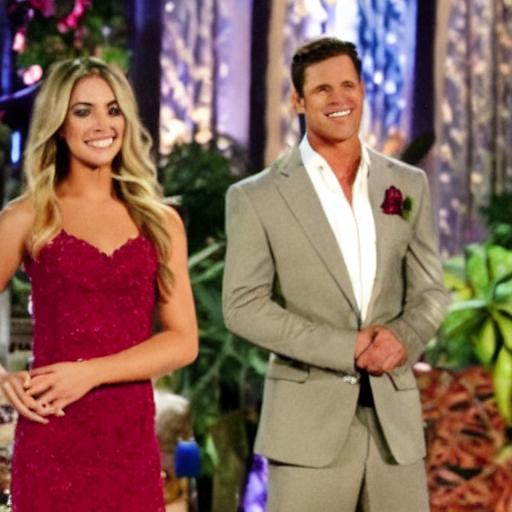
#> input picture backend/data/general-ai-fixtures/ai-0.jpg, 512 x 512 px; its folder holds only this picture in this run
$ python -i image_analysis.py   (imports and definitions only)   (older library calls are emulated)
#> lines starting #> are read from the running program, lines starting #| are printed output that depends on the picture
### backend/app/services/face_utils.py
"""Face detection utilities using OpenCV Haar cascades.

No external model downloads needed; cascade XML ships with opencv-python.
"""
import cv2
import numpy as np

# Cache the cascade classifier
_face_cascade = None


def _get_cascade():
    global _face_cascade
    if _face_cascade is None:
        cascade_path = cv2.data.haarcascades + "haarcascade_frontalface_default.xml"
        _face_cascade = cv2.CascadeClassifier(cascade_path)
    return _face_cascade


def detect_faces(bgr: np.ndarray) -> list[tuple[int, int, int, int]]:
    """Return list of (x, y, w, h) face bounding boxes in the BGR image."""
    if bgr is None or bgr.size == 0:
        return []
    gray = cv2.cvtColor(bgr, cv2.COLOR_BGR2GRAY)
    # Equalize histogram for better detection
    gray = cv2.equalizeHist(gray)
    cascade = _get_cascade()
    faces = cascade.detectMultiScale(
        gray,
        scaleFactor=1.1,
        minNeighbors=5,
        minSize=(40, 40),
        flags=cv2.CASCADE_SCALE_IMAGE,
    )
    return [(int(x), int(y), int(w), int(h)) for (x, y, w, h) in faces]


# [20 lines left out: functions get_largest_face, extract_face_region, not called in this run]

### backend/app/services/image_analysis.py
"""Forensic image analysis (heuristic engine).

Computes several tampering signals on an image:
  1. ELA        — Error Level Analysis (re-compression artifact energy)
  2. FREQ       — DCT high-frequency energy distribution (GAN smoothness)
  3. NOISE      — noise inconsistency between face and background
  4. BOUNDARY   — blending seams / edge artifacts at the face boundary
  5. COLOR      — illumination / color-statistics mismatch
  6. METADATA   — EXIF edit-software fingerprint

Each signal returns score in [0, 1] where HIGHER = MORE LIKELY FAKE.
Signals are combined into a diagnostic heuristic score only. These signals
do not determine or blend with the product's ML classification. Missing-model
or no-face scans remain inconclusive in the shared frame-analysis pipeline.
"""
import io

import cv2
import numpy as np
from PIL import Image, ImageChops, ImageStat

from .face_utils import detect_faces

# Weights for combining signals (sum = 1.0)
SIGNAL_WEIGHTS = {
    "ela": 0.25,
    "frequency": 0.15,
    "noise": 0.20,
    "boundary": 0.20,
    "color": 0.12,
    "metadata": 0.08,
}


# ── Signal: Error Level Analysis ──────────────────────────────────

def _ela_score(bgr: np.ndarray) -> float:
    """Re-save at JPEG q90 and measure mean abs pixel difference."""
    if bgr is None or bgr.size == 0:
        return 0.5
    rgb = cv2.cvtColor(bgr, cv2.COLOR_BGR2RGB)
    pil_img = Image.fromarray(rgb)

    buf = io.BytesIO()
    pil_img.save(buf, "JPEG", quality=90)
    buf.seek(0)
    recompressed = Image.open(buf).convert("RGB")

    diff = ImageChops.difference(pil_img.convert("RGB"), recompressed)
    mean = float(np.mean(np.array(diff.convert("L"))))

    # Normalize: typical real photos ~1-4, tampered regions can exceed 8
    return min(1.0, mean / 12.0)


# ── Signal: Frequency analysis ────────────────────────────────────

def _frequency_score(bgr: np.ndarray) -> float:
    """Analyze DCT high-frequency energy of 8x8 blocks in the face region.

    GAN-generated faces tend to have an unusually smooth / textured mismatch
    in mid-high frequency bands compared to natural camera noise.
    """
    if bgr is None or bgr.size == 0:
        return 0.5
    gray = cv2.cvtColor(bgr, cv2.COLOR_BGR2GRAY)

    # Prefer the face region when present
    faces = detect_faces(bgr)
    if faces:
        x, y, w, h = max(faces, key=lambda r: r[2] * r[3])
        region = gray[y:y + h, x:x + w]
    else:
        region = gray

    region = cv2.resize(region, (256, 256))

    # Compute DCT energy in 8x8 blocks
    blocks_h = region.shape[0] // 8
    blocks_w = region.shape[1] // 8
    high_freq_energies = []
    for i in range(blocks_h):
        for j in range(blocks_w):
            block = region[i * 8:(i + 1) * 8, j * 8:(j + 1) * 8]
            dct = cv2.dct(block.astype(np.float32))
            abs_dct = np.abs(dct)
            total = abs_dct.sum() + 1e-9
            hi_mask = np.zeros((8, 8), dtype=bool)
            for u in range(8):
                for v in range(8):
                    if (u + v) >= 8:
                        hi_mask[u, v] = True
            high = abs_dct[hi_mask].sum()
            high_freq_energies.append(high / total)

    hf = np.mean(high_freq_energies) if high_freq_energies else 0.5

    # Natural photos sit in a mid band; heavily smoothed GAN faces drop HF
    # while post-processed artifacts raise it. Map deviation from the band.
    deviation = abs(hf - 0.42)
    return min(1.0, deviation / 0.35)


# ── Signal: Noise inconsistency ───────────────────────────────────

def _estimate_noise_std(patch: np.ndarray) -> float:
    """Estimate sensor-noise std via a high-pass detail layer."""
    gray = cv2.cvtColor(patch, cv2.COLOR_BGR2GRAY)
    gray = cv2.resize(gray, (128, 128))
    blurred = cv2.GaussianBlur(gray, (5, 5), 0)
    detail = cv2.absdiff(gray, blurred)
    return float(np.percentile(detail.flatten(), 75))


def _noise_score(bgr: np.ndarray) -> float:
    """Compare noise statistics inside the face vs. the background.

    Spliced / generated faces show different noise profiles than the
    surrounding authentic frame.
    """
    if bgr is None or bgr.size == 0:
        return 0.5
    faces = detect_faces(bgr)
    if not faces:
        return 0.5  # no face → neutral

    h, w = bgr.shape[:2]
    x, y, fw, fh = max(faces, key=lambda r: r[2] * r[3])

    face_patch = bgr[y:y + fh, x:x + fw]
    if face_patch.size == 0:
        return 0.5

    # Background: region around the face (excluding face box), if available
    bg_patch = None
    m = 20
    bx1, by1 = max(0, x - m), max(0, y - m)
    bx2, by2 = min(w, x + fw + m), min(h, y + fh + m)
    if (bx2 - bx1) > 40 and (by2 - by1) > 40:
        bg_candidates = [
            bgr[by1:by2, bx1:x],
            bgr[by1:by2, x + fw:bx2],
            bgr[by1:y, bx1:bx2],
            bgr[y + fh:by2, bx1:bx2],
        ]
        candidates = [c for c in bg_candidates if c.size > 0]
        if candidates:
            bg_patch = max(candidates, key=lambda c: c.size)

    face_noise = _estimate_noise_std(face_patch)
    if bg_patch is None:
        return 0.5

    bg_noise = _estimate_noise_std(bg_patch)
    ratio = face_noise / (bg_noise + 1e-6)
    deviation = abs(np.log(ratio + 1e-6))
    return min(1.0, deviation / 1.2)


# ── Signal: Boundary / blending artifacts ─────────────────────────

def _boundary_score(bgr: np.ndarray) -> float:
    """Measure edge sharpness discontinuity at the face boundary ring.

    A hard splice produces a crisp edge halo that differs from the interior.
    """
    if bgr is None or bgr.size == 0:
        return 0.5
    faces = detect_faces(bgr)
    if not faces:
        return 0.5

    x, y, fw, fh = max(faces, key=lambda r: r[2] * r[3])
    h, w = bgr.shape[:2]
    gray = cv2.cvtColor(bgr, cv2.COLOR_BGR2GRAY)

    # Interior patch (central 60% of face box)
    ix1, iy1 = max(0, x + int(fw * 0.2)), max(0, y + int(fh * 0.2))
    ix2, iy2 = min(w, x + int(fw * 0.8)), min(h, y + int(fh * 0.8))

    # Boundary ring (10% expansion around the box)
    bx1, by1 = max(0, x - int(fw * 0.1)), max(0, y - int(fh * 0.1))
    bx2, by2 = min(w, x + fw + int(fw * 0.1)), min(h, y + fh + int(fh * 0.1))

    laplacian = cv2.Laplacian(gray, cv2.CV_64F)

    def edge_strength(r):
        lap = laplacian[r[1]:r[3], r[0]:r[2]]
        return float(np.abs(lap).mean()) if lap.size else 0.0

    interior_edges = edge_strength((ix1, iy1, ix2, iy2))
    ring_edges = edge_strength((bx1, by1, bx2, by2))

    if interior_edges < 1e-6:
        return 0.5

    ratio = ring_edges / interior_edges
    # Natural faces: ring ≈ interior. Spliced: ring >> interior.
    return min(1.0, max(0.0, (ratio - 1.3) / 1.8))


# ── Signal: Color / illumination mismatch ─────────────────────────

def _color_score(bgr: np.ndarray) -> float:
    """Compare HSV statistics of the face vs. non-face background.

    A pasted face often carries lighting from its source scene.
    """
    if bgr is None or bgr.size == 0:
        return 0.5
    faces = detect_faces(bgr)
    if not faces:
        return 0.5

    x, y, fw, fh = max(faces, key=lambda r: r[2] * r[3])
    h, w = bgr.shape[:2]
    hsv = cv2.cvtColor(bgr, cv2.COLOR_BGR2HSV)

    face_patch = hsv[y:y + fh, x:x + fw]

    # Background samples from corners
    corners = [
        hsv[:h // 3, :w // 3],
        hsv[:h // 3, 2 * w // 3:],
        hsv[2 * h // 3:, :w // 3],
        hsv[2 * h // 3:, 2 * w // 3:],
    ]
    corners = [c for c in corners if c.size > 0]
    if not corners or face_patch.size == 0:
        return 0.5

    bg = np.concatenate([c.reshape(-1, 3) for c in corners], axis=0)

    face_mu = face_patch.reshape(-1, 3).astype(np.float32).mean(axis=0)
    bg_mu = bg.astype(np.float32).mean(axis=0)

    # Normalized distance in HSV space
    dist = np.linalg.norm(face_mu - bg_mu) / (255.0 * np.sqrt(3))
    return min(1.0, dist * 2.5)


# ── Signal: Metadata ──────────────────────────────────────────────

EDIT_SOFTWARE_MARKERS = [
    "gimp", "photoshop", "pixlr", "photopea", "adobe", "snapseed", "lightroom",
    "sketch", "canva", "paint.net", "ksnip", "inkscape", "picasa",
]


def _metadata_score(filename: str | None) -> float:
    """Inspect filename for editing-software fingerprints."""
    # A filename is not evidence of manipulation. EXIF is not analyzed here.
    return 0.0


# ── Public API ────────────────────────────────────────────────────

def analyze_image(bgr: np.ndarray, filename: str | None = None) -> dict:
    """Full heuristic analysis of one image.

    Returns {signals: {...}, fake_probability, face_count}
    """
    ela = _ela_score(bgr)
    freq = _frequency_score(bgr)
    noise = _noise_score(bgr)
    boundary = _boundary_score(bgr)
    color = _color_score(bgr)
    meta = _metadata_score(filename)

    signals = {
        "ela": round(ela, 4),
        "frequency": round(freq, 4),
        "noise": round(noise, 4),
        "boundary": round(boundary, 4),
        "color": round(color, 4),
    }

    weighted = (
        ela * SIGNAL_WEIGHTS["ela"]
        + freq * SIGNAL_WEIGHTS["frequency"]
        + noise * SIGNAL_WEIGHTS["noise"]
        + boundary * SIGNAL_WEIGHTS["boundary"]
        + color * SIGNAL_WEIGHTS["color"]
        + meta * SIGNAL_WEIGHTS["metadata"]
    )

    faces = detect_faces(bgr)
    return {
        "signals": signals,
        "fake_probability": round(float(np.clip(weighted, 0.0, 1.0)), 4),
        "face_count": len(faces),
    }

>>> import cv2
>>> picture = cv2.imread('../../data/general-ai-fixtures/ai-0.jpg')
#> picture is the input picture: shape (512, 512, 3); mean B, G, R 89.1, 100.4, 134.8
>>> result = analyze_image(picture)
#> in _ela_score, `mean = float(np.mean(np.array(diff.convert("L"))))`: mean = 0.59
#> in analyze_image, `ela = _ela_score(bgr)`: ela = 0.0492
#> in detect_faces, `gray = cv2.equalizeHist(gray)`:
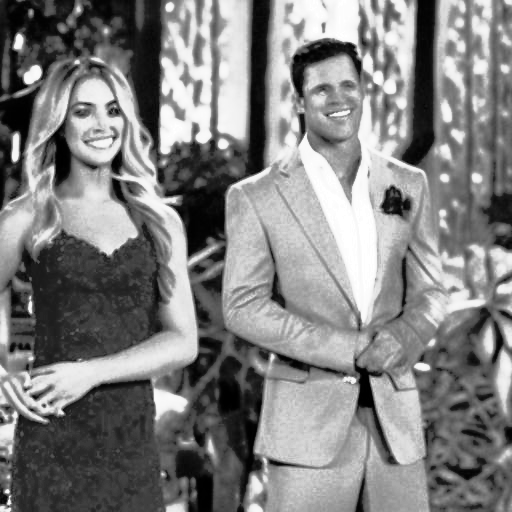
#> gray: shape (512, 512); min 0, max 255, mean 128.2
#> in detect_faces, `faces = cascade.detectMultiScale( gray, scaleFactor=1.1, minNeighbors=..`: faces = [[301, 60, 70, 70], [58, 78, 83, 83]]
#> in _frequency_score, `faces = detect_faces(bgr)`: faces = [(301, 60, 70, 70), (58, 78, 83, 83)]
#> in _frequency_score, `x, y, w, h = max(faces, key=lambda r: r[2] * r[3])`: x = 58; y = 78; w = 83
#> in _frequency_score, `region = gray[y:y + h, x:x + w]`:
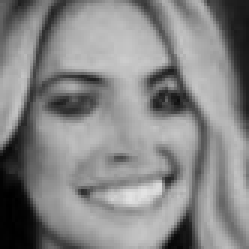
#> region: shape (83, 83) (shown 3 times larger); min 0, max 226, mean 133.5
#> after the loop in _frequency_score, `for i in range(blocks_h):`: high_freq_energies = 1024 values, max 0.183 at index 993, min 5.8e-09 at index 992, mean 0.00925
#> in _frequency_score, `hf = np.mean(high_freq_energies) if high_freq_energies else 0.5`: hf = 0.00925
#> in _frequency_score, `deviation = abs(hf - 0.42)`: deviation = 0.411
#> in analyze_image, `freq = _frequency_score(bgr)`: freq = 1
#> in _noise_score, `faces = detect_faces(bgr)`: faces = [(301, 60, 70, 70), (58, 78, 83, 83)]
#> in _noise_score, `x, y, fw, fh = max(faces, key=lambda r: r[2] * r[3])`: x = 58; y = 78; fw = 83
#> in _noise_score, `face_patch = bgr[y:y + fh, x:x + fw]`:
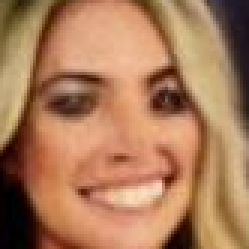
#> face_patch: shape (83, 83, 3) (shown 3 times larger); mean B, G, R 89.4, 123, 170.9
#> in _noise_score, `bx1, by1 = max(0, x - m), max(0, y - m)`: bx1 = 38; by1 = 58
#> in _noise_score, `bx2, by2 = min(w, x + fw + m), min(h, y + fh + m)`: bx2 = 161; by2 = 181
#> in _noise_score, `candidates = [c for c in bg_candidates if c.size > 0]`: candidates = 4 items
#> in _estimate_noise_std, `detail = cv2.absdiff(gray, blurred)`:
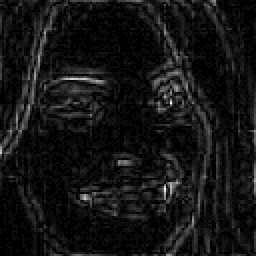
#> detail: shape (128, 128) (shown 2 times larger); min 0, max 24, mean 1.9; drawn with min black and max white
#> in _noise_score, `face_noise = _estimate_noise_std(face_patch)`: face_noise = 3
#> in _estimate_noise_std (call 2), `detail = cv2.absdiff(gray, blurred)`:
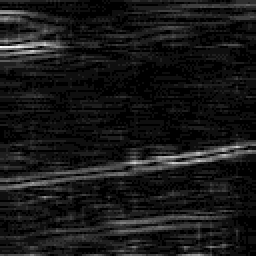
#> detail: shape (128, 128) (shown 2 times larger); min 0, max 16, mean 1.54; drawn with min black and max white
#> in _noise_score, `bg_noise = _estimate_noise_std(bg_patch)`: bg_noise = 2
#> in _noise_score, `ratio = face_noise / (bg_noise + 1e-6)`: ratio = 1.5
#> in _noise_score, `deviation = abs(np.log(ratio + 1e-6))`: deviation = 0.405
#> in analyze_image, `noise = _noise_score(bgr)`: noise = 0.338
#> in _boundary_score, `faces = detect_faces(bgr)`: faces = [(301, 60, 70, 70), (58, 78, 83, 83)]
#> in _boundary_score, `x, y, fw, fh = max(faces, key=lambda r: r[2] * r[3])`: x = 58; y = 78; fw = 83
#> in _boundary_score, `ix1, iy1 = max(0, x + int(fw * 0.2)), max(0, y + int(fh * 0.2))`: ix1 = 74; iy1 = 94
#> in _boundary_score, `ix2, iy2 = min(w, x + int(fw * 0.8)), min(h, y + int(fh * 0.8))`: ix2 = 124; iy2 = 144
#> in _boundary_score, `bx1, by1 = max(0, x - int(fw * 0.1)), max(0, y - int(fh * 0.1))`: bx1 = 50; by1 = 70
#> in _boundary_score, `bx2, by2 = min(w, x + fw + int(fw * 0.1)), min(h, y + fh + int(fh * 0...`: bx2 = 149; by2 = 169
#> in _boundary_score, `laplacian = cv2.Laplacian(gray, cv2.CV_64F)`:
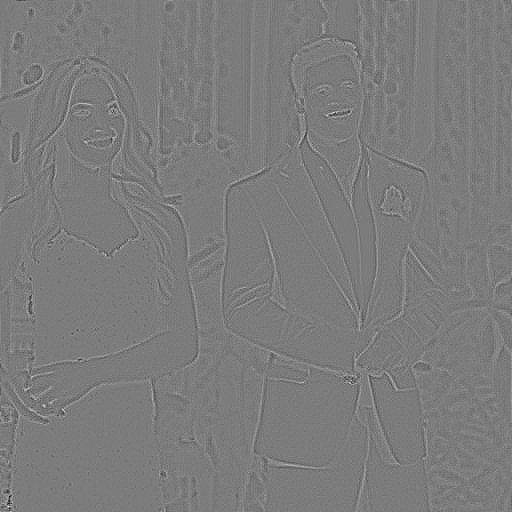
#> laplacian: shape (512, 512) float64; min -180, max 189, mean 0; drawn with min black and max white
#> in _boundary_score, `interior_edges = edge_strength((ix1, iy1, ix2, iy2))`: interior_edges = 13.08
#> call 2 of edge_strength, with r = (50, 70, 149, 169)
#> in edge_strength (call 2), `lap = laplacian[r[1]:r[3], r[0]:r[2]]`:
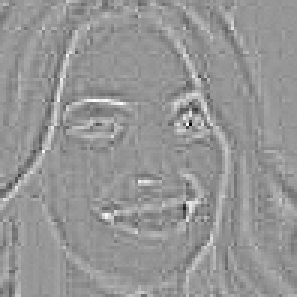
#> lap: shape (99, 99) float64 (shown 3 times larger); min -143, max 100, mean 0; drawn with min black and max white
#> in _boundary_score, `ring_edges = edge_strength((bx1, by1, bx2, by2))`: ring_edges = 10.33
#> in _boundary_score, `ratio = ring_edges / interior_edges`: ratio = 0.79
#> in analyze_image, `boundary = _boundary_score(bgr)`: boundary = 0
#> in _color_score, `faces = detect_faces(bgr)`: faces = [(301, 60, 70, 70), (58, 78, 83, 83)]
#> in _color_score, `x, y, fw, fh = max(faces, key=lambda r: r[2] * r[3])`: x = 58; y = 78; fw = 83
#> in _color_score, `hsv = cv2.cvtColor(bgr, cv2.COLOR_BGR2HSV)`: hsv: shape (512, 512, 3); mean H, S, V 61.2, 124.1, 141.2
#> in _color_score, `face_patch = hsv[y:y + fh, x:x + fw]`: face_patch: shape (83, 83, 3); mean H, S, V 17.7, 131.4, 171
#> in _color_score, `corners = [c for c in corners if c.size > 0]`: corners = 4 items
#> in _color_score, `face_mu = face_patch.reshape(-1, 3).astype(np.float32).mean(axis=0)`: face_mu = [17.7, 131.4, 171]
#> in _color_score, `bg_mu = bg.astype(np.float32).mean(axis=0)`: bg_mu = [68.86, 139.1, 138.3]
#> in _color_score, `dist = np.linalg.norm(face_mu - bg_mu) / (255.0 * np.sqrt(3))`: dist = 0.139
#> in analyze_image, `color = _color_score(bgr)`: color = 0.346
#> in analyze_image, `signals = { "ela": round(ela, 4), "frequency": round(freq, 4), "noise"..`: signals = {'ela': 0.0492, 'frequency': 1, 'noise': 0.338, 'boundary': 0, 'color': 0.346}
#> in analyze_image, `weighted = ( ela * SIGNAL_WEIGHTS["ela"] + freq * SIGNAL_WEIGHTS["freq..`: weighted = 0.271
#> in analyze_image, `faces = detect_faces(bgr)`: faces = [(301, 60, 70, 70), (58, 78, 83, 83)]
#> result = 3 items

$ run again, on backend/data/general-ai-fixtures/ai-1.jpg
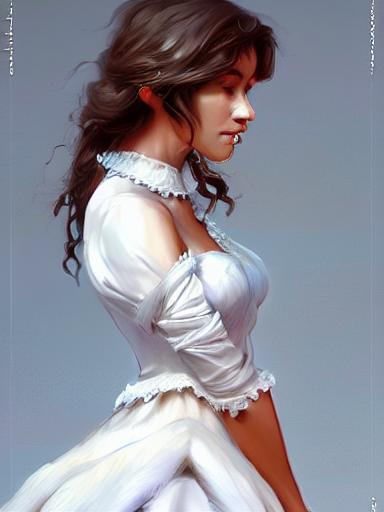
#> input picture backend/data/general-ai-fixtures/ai-1.jpg, 384 x 512 px
#> picture is the input picture: shape (512, 384, 3); mean B, G, R 152.1, 141.5, 141.6
#> mean = 0.446
#> ela = 0.0372
#> in detect_faces, `gray = cv2.equalizeHist(gray)`:
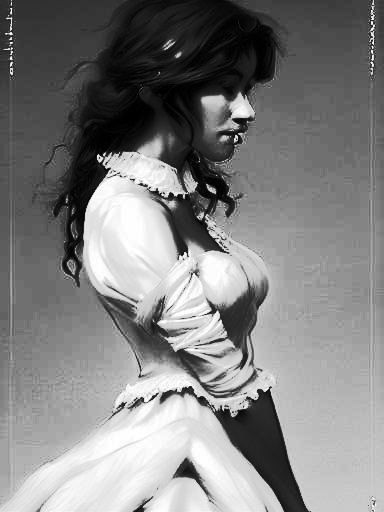
#> gray: shape (512, 384); min 0, max 255, mean 128.8
#> in detect_faces, `faces = cascade.detectMultiScale( gray, scaleFactor=1.1, minNeighbors=..`: faces = ()
#> in _frequency_score, `faces = detect_faces(bgr)`: faces = []
#> in _frequency_score, `region = cv2.resize(region, (256, 256))`:
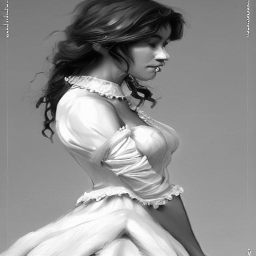
#> region: shape (256, 256); min 2, max 255, mean 142.7
#> after the loop in _frequency_score, `for i in range(blocks_h):`: high_freq_energies = 1024 values, max 0.215 at index 83, min 0 at index 91, mean 0.0357
#> hf = 0.0357
#> deviation = 0.384
#> freq = 1
#> in _noise_score, `faces = detect_faces(bgr)`: faces = []
#> noise = 0.5
#> in _boundary_score, `faces = detect_faces(bgr)`: faces = []
#> boundary = 0.5
#> in _color_score, `faces = detect_faces(bgr)`: faces = []
#> color = 0.5
#> signals = {'ela': 0.0372, 'frequency': 1, 'noise': 0.5, 'boundary': 0.5, 'color': 0.5}
#> weighted = 0.419
#> in analyze_image, `faces = detect_faces(bgr)`: faces = []
#> result = 3 items

$ run again, on backend/data/general-ai-fixtures/ai-3.jpg
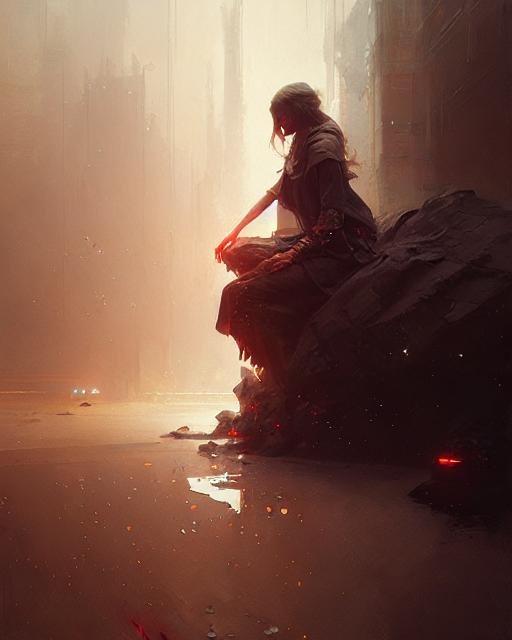
#> input picture backend/data/general-ai-fixtures/ai-3.jpg, 512 x 640 px
#> picture is the input picture: shape (640, 512, 3); mean B, G, R 74.1, 89.4, 125.7
#> mean = 0.322
#> ela = 0.0268
#> in detect_faces, `faces = cascade.detectMultiScale( gray, scaleFactor=1.1, minNeighbors=..`: faces = ()
#> in _frequency_score, `faces = detect_faces(bgr)`: faces = []
#> in _frequency_score, `region = cv2.resize(region, (256, 256))`:
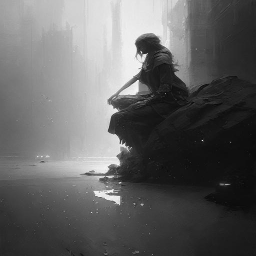
#> region: shape (256, 256); min 9, max 251, mean 98.4
#> after the loop in _frequency_score, `for i in range(blocks_h):`: high_freq_energies = 1024 values, max 0.367 at index 569, min 0 at index 221, mean 0.0583
#> hf = 0.0583
#> deviation = 0.362
#> freq = 1
#> in _noise_score, `faces = detect_faces(bgr)`: faces = []
#> noise = 0.5
#> in _boundary_score, `faces = detect_faces(bgr)`: faces = []
#> boundary = 0.5
#> in _color_score, `faces = detect_faces(bgr)`: faces = []
#> color = 0.5
#> signals = {'ela': 0.0268, 'frequency': 1, 'noise': 0.5, 'boundary': 0.5, 'color': 0.5}
#> weighted = 0.417
#> in analyze_image, `faces = detect_faces(bgr)`: faces = []
#> result = 3 items
